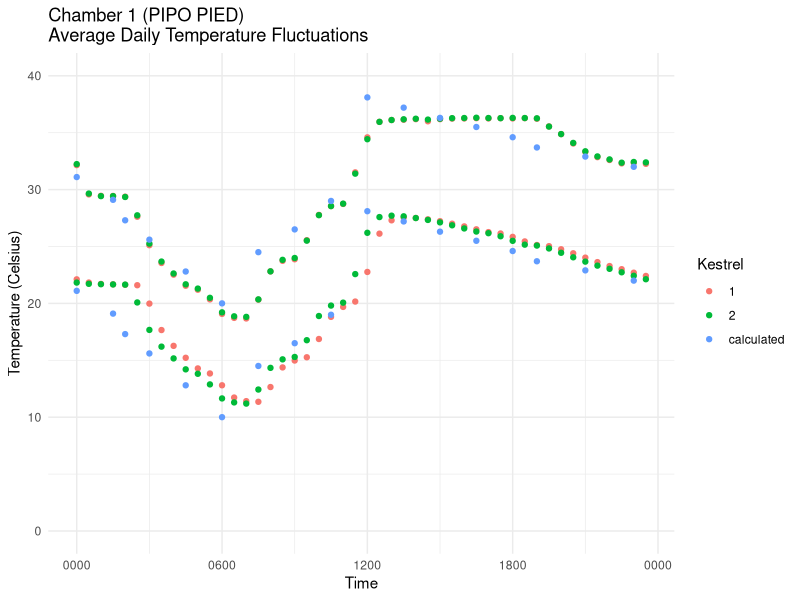
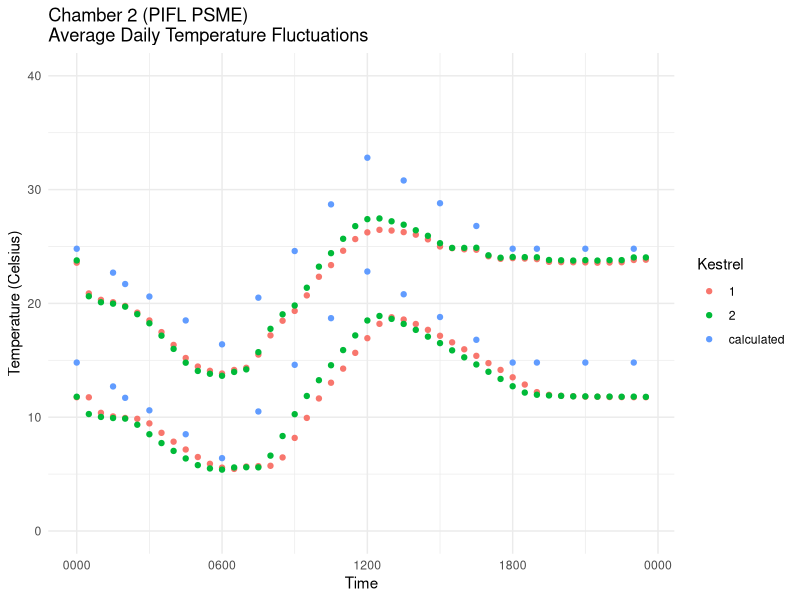
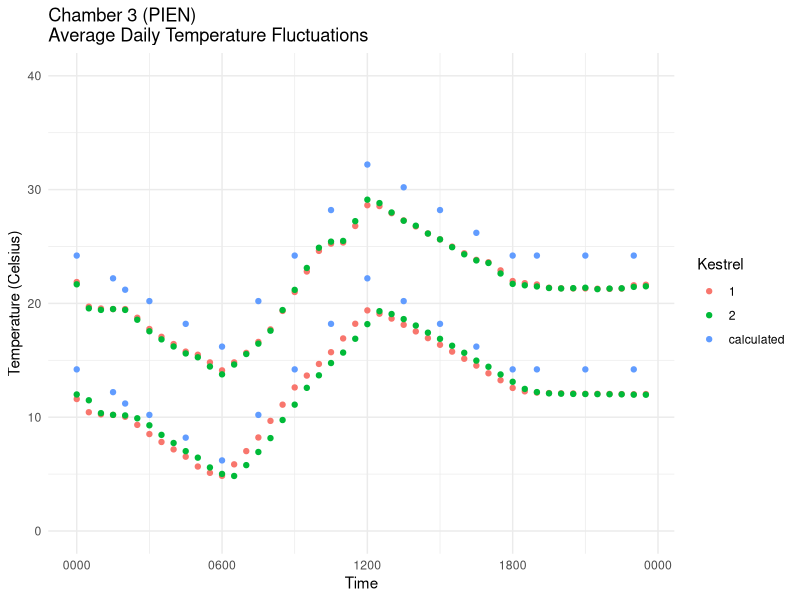
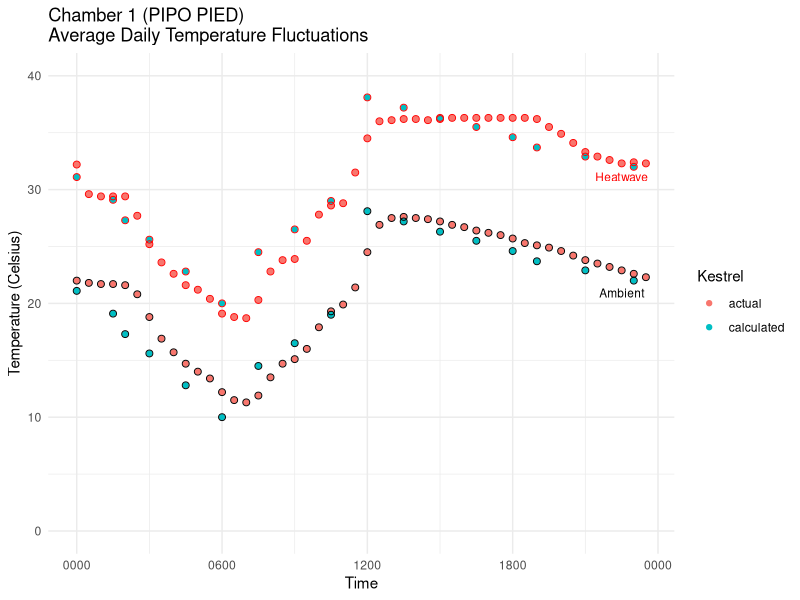
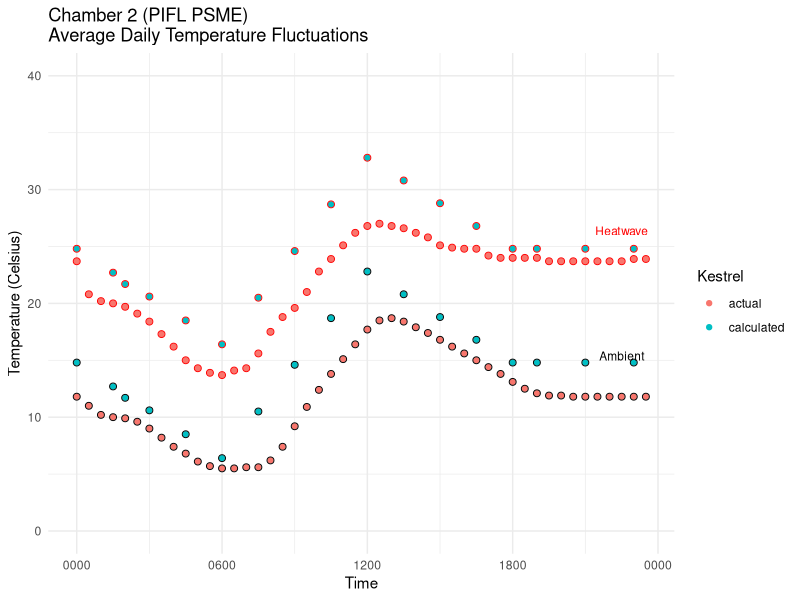
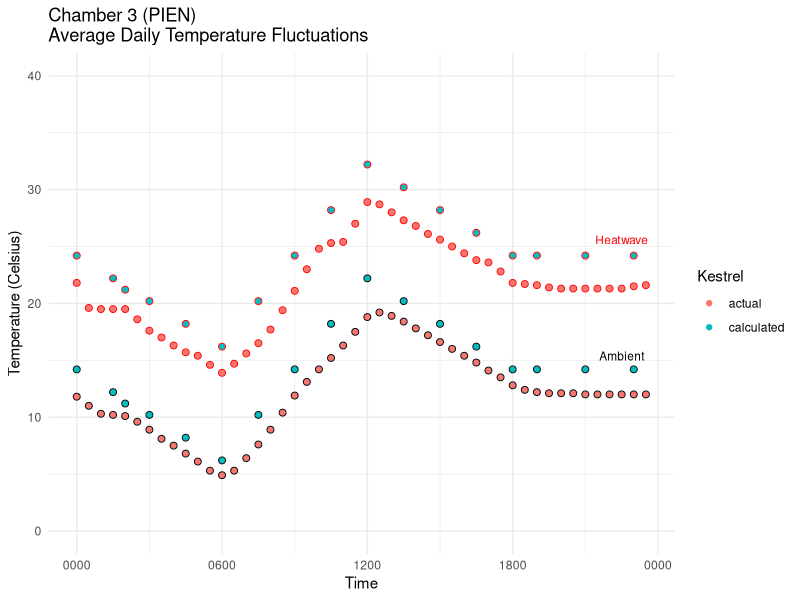
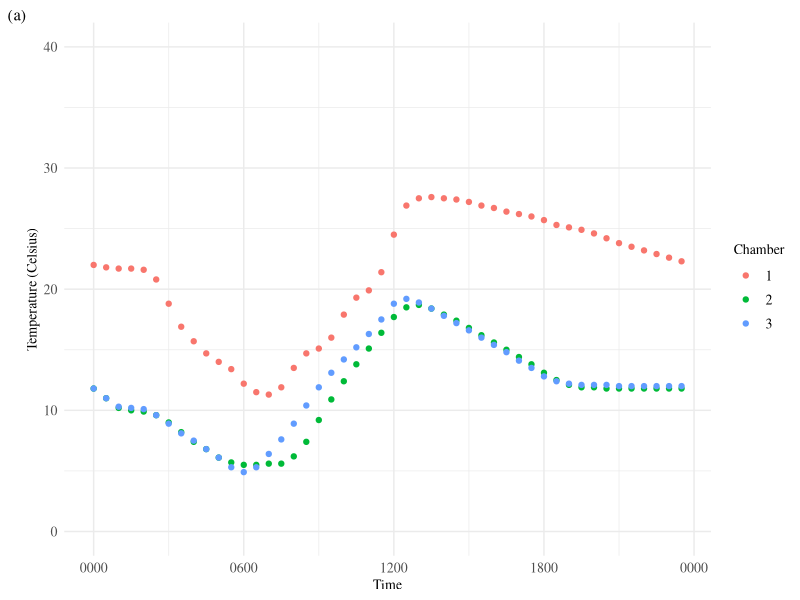
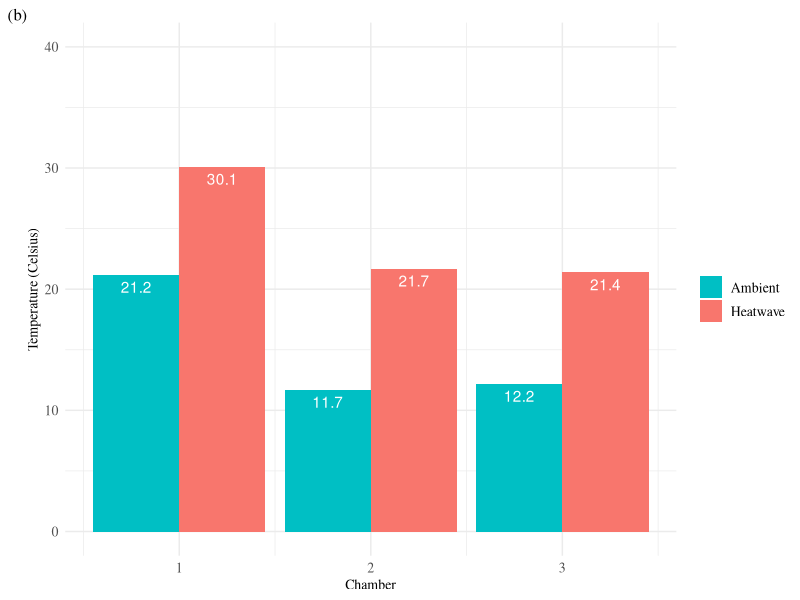

Recreate these plots in R, in order.
#Data analysis/viz script - Phase 1 kestrel
#Alexandra Lalor
#allielalor@arizona.edu
#allielalor@gmail.com
#First created: 2022-02-01
#Last updated: 2022-06-18

#load tidyverse
library(tidyverse)
library(ggplot2)

################################################################################
#Phase1_Kestrel_AvgTemp
#Temperatures combined (daily temps), keeping Kestrel number intact for verification
################################################################################

#first, check that both kestrels were more or less equal

#read in clean csvs
Phase1_Kestrel_AvgTemp <- read_csv("data_QAQC/Phase1_Kestrel_AvgTemp.csv")

#add placeholder date to make graph
Phase1_Kestrel_AvgTemp <- Phase1_Kestrel_AvgTemp %>% 
  mutate(Date = as.Date("2021-10-15"))
Phase1_Kestrel_AvgTemp$DateTime <- paste(Phase1_Kestrel_AvgTemp$Date, " ", Phase1_Kestrel_AvgTemp$Time)
Phase1_Kestrel_AvgTemp$DateTime <- strptime(Phase1_Kestrel_AvgTemp$DateTime, format="%Y-%m-%d %H%M")

Phase1_Kestrel_AvgTemp$Phase <- as.factor(Phase1_Kestrel_AvgTemp$Phase)
Phase1_Kestrel_AvgTemp$Chamber <- as.factor(Phase1_Kestrel_AvgTemp$Chamber)

glimpse(Phase1_Kestrel_AvgTemp)


#Graphs!

#Chamber 1 graph
Phase1_Kestrel_AvgTemp %>% 
  group_by(Phase, Chamber, Kestrel, Heatwave) %>% 
  filter(Chamber == 1) %>% 
  ggplot(aes(x = as.POSIXct(DateTime),
             y = Temperature_avg,
             color = Kestrel)) +
  geom_point() +
  ylim(0, 40) +
  scale_x_datetime(date_labels = "%H%M") +
  xlab("Time") +
  ylab("Temperature (Celsius)") +
  labs(title = "Chamber 1 (PIPO PIED)\nAverage Daily Temperature Fluctuations",
       color = "Kestrel",
       fill = "Heatwave") +
  theme_minimal()

#Chamber 2 graph
Phase1_Kestrel_AvgTemp %>% 
  group_by(Phase, Chamber, Kestrel, Heatwave) %>% 
  filter(Chamber == 2) %>% 
  ggplot(aes(x = as.POSIXct(DateTime),
             y = Temperature_avg,
             color = Kestrel)) +
  geom_point() +
  ylim(0, 40) +
  scale_x_datetime(date_labels = "%H%M") +
  xlab("Time") +
  ylab("Temperature (Celsius)") +
  labs(title = "Chamber 2 (PIFL PSME)\nAverage Daily Temperature Fluctuations",
       color = "Kestrel",
       fill = "Heatwave") +
  theme_minimal()

#Chamber 3 graph
Phase1_Kestrel_AvgTemp %>% 
  group_by(Phase, Chamber, Kestrel, Heatwave) %>% 
  filter(Chamber == 3) %>% 
  ggplot(aes(x = as.POSIXct(DateTime),
             y = Temperature_avg,
             color = Kestrel)) +
  geom_point() +
  ylim(0, 40) +
  scale_x_datetime(date_labels = "%H%M") +
  xlab("Time") +
  ylab("Temperature (Celsius)") +
  labs(title = "Chamber 3 (PIEN)\nAverage Daily Temperature Fluctuations",
       color = "Kestrel",
       fill = "Heatwave") +
  theme_minimal()

################################################################################
#Phase1_Kestrel_AvgTemp_Sum
#Take average of both kestrels for summarized data (daily temps)
################################################################################

#now check summarized data, with the average of both kestrels

#read csv
Phase1_Kestrel_AvgTemp_Sum <- read_csv("data_QAQC/Phase1_Kestrel_AvgTemp_Sum.csv")

#add placeholder date to make graph
Phase1_Kestrel_AvgTemp_Sum <- Phase1_Kestrel_AvgTemp_Sum %>% 
  mutate(Date = as.Date("2021-10-15"))
Phase1_Kestrel_AvgTemp_Sum$DateTime <- paste(Phase1_Kestrel_AvgTemp_Sum$Date, " ", Phase1_Kestrel_AvgTemp_Sum$Time)
Phase1_Kestrel_AvgTemp_Sum$DateTime <- strptime(Phase1_Kestrel_AvgTemp_Sum$DateTime, format="%Y-%m-%d %H%M")

Phase1_Kestrel_AvgTemp_Sum$Phase <- as.factor(Phase1_Kestrel_AvgTemp_Sum$Phase)
Phase1_Kestrel_AvgTemp_Sum$Chamber <- as.factor(Phase1_Kestrel_AvgTemp_Sum$Chamber)

glimpse(Phase1_Kestrel_AvgTemp_Sum)


#Graphs!

#chamber 1 graph
Phase1_Kestrel_AvgTemp_Sum %>%
  group_by(Phase, Chamber, Kestrel, Heatwave) %>%
  filter(Chamber == 1) %>%
  ggplot(aes(x = as.POSIXct(DateTime),
             y = Temperature_avg,
             color = Kestrel)) +
  geom_point() +
  geom_point(data = Phase1_Kestrel_AvgTemp_Sum %>% filter(Chamber == 1, Heatwave == "no"),
             size = 2,
             color = "black",
             shape = 21) +
  geom_point(data = Phase1_Kestrel_AvgTemp_Sum %>% filter(Chamber == 1, Heatwave == "yes"),
             size = 2,
             color = "red",
             shape = 21) +
  ylim(0, 40) +
  scale_x_datetime(date_labels = "%H%M") +
  xlab("Time") +
  ylab("Temperature (Celsius)") +
  labs(title = "Chamber 1 (PIPO PIED)\nAverage Daily Temperature Fluctuations",
       color = "Kestrel") +
  geom_text(data = Phase1_Kestrel_AvgTemp_Sum[94, ], 
            label = "Heatwave", color = "red", size = 3, vjust = 2) +
  geom_text(data = Phase1_Kestrel_AvgTemp_Sum[46, ], 
            label = "Ambient", color = "black", size = 3, vjust = 3) +
  theme_minimal()


#chamber 2 graph
Phase1_Kestrel_AvgTemp_Sum %>%
  group_by(Phase, Chamber, Kestrel, Heatwave) %>%
  filter(Chamber == 2) %>%
  ggplot(aes(x = as.POSIXct(DateTime),
             y = Temperature_avg,
             color = Kestrel)) +
  geom_point() +
  geom_point(data = Phase1_Kestrel_AvgTemp_Sum %>% filter(Chamber == 2, Heatwave == "no"),
             size = 2,
             color = "black",
             shape = 21) +
  geom_point(data = Phase1_Kestrel_AvgTemp_Sum %>% filter(Chamber == 2, Heatwave == "yes"),
             size = 2,
             color = "red",
             shape = 21) +
  ylim(0, 40) +
  scale_x_datetime(date_labels = "%H%M") +
  xlab("Time") +
  ylab("Temperature (Celsius)") +
  labs(title = "Chamber 2 (PIFL PSME)\nAverage Daily Temperature Fluctuations",
       color = "Kestrel") +
  geom_text(data = Phase1_Kestrel_AvgTemp_Sum[94, ], 
            label = "Heatwave", color = "red", size = 3, vjust = 8) +
  geom_text(data = Phase1_Kestrel_AvgTemp_Sum[46, ], 
            label = "Ambient", color = "black", size = 3, vjust = 10) +
  theme_minimal()


#chamber 3 graph
Phase1_Kestrel_AvgTemp_Sum %>%
  group_by(Phase, Chamber, Kestrel, Heatwave) %>%
  filter(Chamber == 3) %>%
  ggplot(aes(x = as.POSIXct(DateTime),
             y = Temperature_avg,
             color = Kestrel)) +
  geom_point() +
  geom_point(data = Phase1_Kestrel_AvgTemp_Sum %>% filter(Chamber == 3, Heatwave == "no"),
             size = 2,
             color = "black",
             shape = 21) +
  geom_point(data = Phase1_Kestrel_AvgTemp_Sum %>% filter(Chamber == 3, Heatwave == "yes"),
             size = 2,
             color = "red",
             shape = 21) +
  ylim(0, 40) +
  scale_x_datetime(date_labels = "%H%M") +
  xlab("Time") +
  ylab("Temperature (Celsius)") +
  labs(title = "Chamber 3 (PIEN)\nAverage Daily Temperature Fluctuations",
       color = "Kestrel") +
  geom_text(data = Phase1_Kestrel_AvgTemp_Sum[94, ], 
            label = "Heatwave", color = "red", size = 3, vjust = 9) +
  geom_text(data = Phase1_Kestrel_AvgTemp_Sum[46, ], 
            label = "Ambient", color = "black", size = 3, vjust = 10) +
  theme_minimal()


#All chambers
Phase1_Kestrel_AvgTemp_Sum_graph <- Phase1_Kestrel_AvgTemp_Sum %>% 
  filter(Kestrel == "actual", Heatwave == "no")

Phase1_Kestrel_AvgTemp_Sum_graph %>% 
  group_by(Phase, Chamber, Kestrel, Heatwave) %>%
  ggplot(aes(x = as.POSIXct(DateTime),
              y = Temperature_avg,
              color = Chamber)) +
  geom_point() +
  ylim(0, 40) +
  scale_x_datetime(date_labels = "%H%M") +
  xlab("Time") +
  ylab("Temperature (Celsius)") +
  labs(fill = "", tag = "(a)") +
  #labs(caption = "\nFIGURE S1a | Average Daily Temperatures Fluctuations of Growth Chambers") +
  theme_minimal() +
  theme(text = element_text(family = "serif", size = 10),
        axis.text = element_text(size = 10),
        legend.text = element_text(size = 10),
        strip.text.x = element_text(size = 10),
        plot.caption = element_text(hjust = 0,
                                    family = "serif",
                                    #face = "bold",
                                    size = 10))


################################################################################
#Phase1_Kestrel_AvgTemp_Sum_Total
#Take average for overall temp summary (not daily)
################################################################################

#read csv
Phase1_Kestrel_AvgTemp_Sum_Total <- read_csv("data_QAQC/Phase1_Kestrel_AvgTemp_Sum_Total.csv")

#filter for actual temps
Phase1_Kestrel_AvgTemp_Sum_Total_graph <- Phase1_Kestrel_AvgTemp_Sum_Total %>% 
  filter(Kestrel == "actual")

#Graph!

#Bar graph
Phase1_Kestrel_AvgTemp_Sum_Total_graph %>% 
  group_by(Heatwave) %>%
  ggplot(aes(x = Chamber,
             y = Temperature_avg,
             fill = Heatwave)) +
  geom_col(position= "dodge") +
  ylim(0, 40) +
  ylab("Temperature (Celsius)") +
  labs(fill = "", tag = "(b)") +
  #labs(caption = "\nFIGURE S1b | Average Temperatures of Growth Chambers") +
  geom_text(label = Phase1_Kestrel_AvgTemp_Sum_Total_graph$Temperature_avg,
            vjust = 1.5, position = position_dodge(0.9), color = "white") +
  #scale_fill_brewer(palette = "Set2") +
  scale_fill_discrete(direction = -1,
                      labels = c("Ambient", "Heatwave")) +
  theme_minimal() +
  theme(text = element_text(family = "serif", size = 10),
        axis.text = element_text(size = 10),
        legend.text = element_text(size = 10),
        strip.text.x = element_text(size = 10),
        plot.caption = element_text(hjust = 0,
                                    family = "serif",
                                    #face = "bold",
                                    size = 10))

################################################################################
# mean and range of temp differences in chambers
Phase1_Kestrel_AvgTemp %>% 
  filter(Kestrel != "calculated") %>% 
  group_by(Chamber, Heatwave) %>% 
  summarise(mean = mean(Temperature_avg),
            min = min(Temperature_avg),
            max = max(Temperature_avg))
